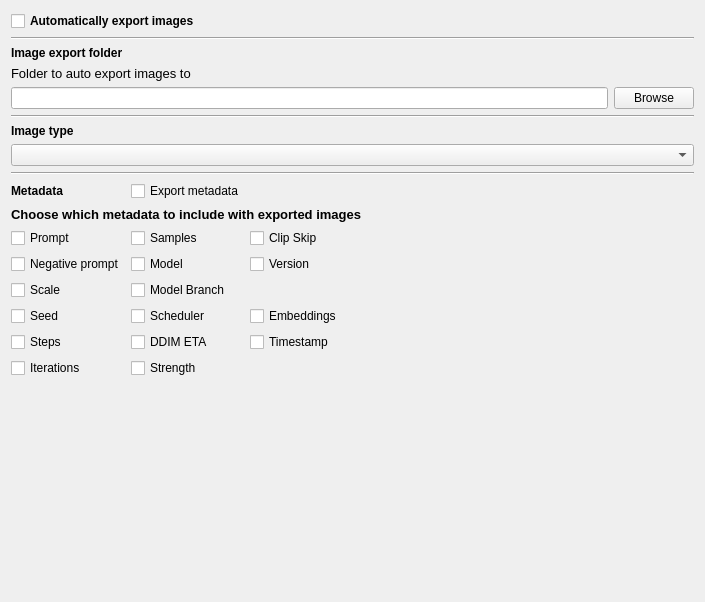
<?xml version="1.0" encoding="UTF-8"?>
<ui version="4.0">
 <class>export_preferences</class>
 <widget class="QWidget" name="export_preferences">
  <property name="geometry">
   <rect>
    <x>0</x>
    <y>0</y>
    <width>705</width>
    <height>602</height>
   </rect>
  </property>
  <property name="windowTitle">
   <string>Form</string>
  </property>
  <layout class="QGridLayout" name="gridLayout_2">
   <item row="0" column="0">
    <widget class="QCheckBox" name="actionAuto_export_images">
     <property name="font">
      <font>
       <bold>true</bold>
      </font>
     </property>
     <property name="text">
      <string>Automatically export images</string>
     </property>
    </widget>
   </item>
   <item row="1" column="0" colspan="2">
    <widget class="Line" name="line">
     <property name="orientation">
      <enum>Qt::Orientation::Horizontal</enum>
     </property>
    </widget>
   </item>
   <item row="2" column="0">
    <widget class="QLabel" name="label">
     <property name="font">
      <font>
       <bold>true</bold>
      </font>
     </property>
     <property name="text">
      <string>Image export folder</string>
     </property>
    </widget>
   </item>
   <item row="3" column="0">
    <widget class="QLabel" name="label_2">
     <property name="font">
      <font>
       <pointsize>10</pointsize>
      </font>
     </property>
     <property name="text">
      <string>Folder to auto export images to</string>
     </property>
    </widget>
   </item>
   <item row="4" column="0">
    <widget class="QLineEdit" name="image_path"/>
   </item>
   <item row="4" column="1">
    <widget class="QPushButton" name="image_path_browse_button">
     <property name="text">
      <string>Browse</string>
     </property>
    </widget>
   </item>
   <item row="5" column="0" colspan="2">
    <widget class="Line" name="line_3">
     <property name="orientation">
      <enum>Qt::Orientation::Horizontal</enum>
     </property>
    </widget>
   </item>
   <item row="6" column="0">
    <widget class="QLabel" name="label_5">
     <property name="font">
      <font>
       <bold>true</bold>
      </font>
     </property>
     <property name="text">
      <string>Image type</string>
     </property>
    </widget>
   </item>
   <item row="8" column="0" colspan="2">
    <widget class="Line" name="line_2">
     <property name="orientation">
      <enum>Qt::Orientation::Horizontal</enum>
     </property>
    </widget>
   </item>
   <item row="9" column="0" colspan="2">
    <layout class="QGridLayout" name="gridLayout">
     <item row="7" column="0">
      <widget class="QCheckBox" name="metadata_iterations">
       <property name="text">
        <string>Iterations</string>
       </property>
      </widget>
     </item>
     <item row="4" column="1">
      <widget class="QCheckBox" name="metadata_model_branch">
       <property name="text">
        <string>Model Branch</string>
       </property>
      </widget>
     </item>
     <item row="5" column="0">
      <widget class="QCheckBox" name="metadata_seed">
       <property name="text">
        <string>Seed</string>
       </property>
      </widget>
     </item>
     <item row="3" column="1">
      <widget class="QCheckBox" name="metadata_model">
       <property name="text">
        <string>Model</string>
       </property>
      </widget>
     </item>
     <item row="0" column="0">
      <widget class="QLabel" name="label_3">
       <property name="font">
        <font>
         <bold>true</bold>
        </font>
       </property>
       <property name="text">
        <string>Metadata</string>
       </property>
      </widget>
     </item>
     <item row="5" column="1">
      <widget class="QCheckBox" name="metadata_scheduler">
       <property name="text">
        <string>Scheduler</string>
       </property>
      </widget>
     </item>
     <item row="0" column="1">
      <widget class="QCheckBox" name="export_metadata">
       <property name="toolTip">
        <string>&lt;html&gt;&lt;head/&gt;&lt;body&gt;&lt;p&gt;Export metadata along with images. &lt;/p&gt;&lt;p&gt;Only works with PNG files.&lt;/p&gt;&lt;/body&gt;&lt;/html&gt;</string>
       </property>
       <property name="text">
        <string>Export metadata</string>
       </property>
      </widget>
     </item>
     <item row="2" column="1">
      <widget class="QCheckBox" name="metadata_samples">
       <property name="text">
        <string>Samples</string>
       </property>
      </widget>
     </item>
     <item row="8" column="0">
      <spacer name="verticalSpacer">
       <property name="orientation">
        <enum>Qt::Orientation::Vertical</enum>
       </property>
       <property name="sizeHint" stdset="0">
        <size>
         <width>17</width>
         <height>37</height>
        </size>
       </property>
      </spacer>
     </item>
     <item row="4" column="0">
      <widget class="QCheckBox" name="metadata_scale">
       <property name="text">
        <string>Scale</string>
       </property>
      </widget>
     </item>
     <item row="3" column="0">
      <widget class="QCheckBox" name="metadata_negative_prompt">
       <property name="text">
        <string>Negative prompt</string>
       </property>
      </widget>
     </item>
     <item row="6" column="1">
      <widget class="QCheckBox" name="metadata_ddim_eta">
       <property name="text">
        <string>DDIM ETA</string>
       </property>
      </widget>
     </item>
     <item row="2" column="0">
      <widget class="QCheckBox" name="metadata_prompt">
       <property name="text">
        <string>Prompt</string>
       </property>
      </widget>
     </item>
     <item row="6" column="0">
      <widget class="QCheckBox" name="metadata_steps">
       <property name="text">
        <string>Steps</string>
       </property>
      </widget>
     </item>
     <item row="0" column="2">
      <spacer name="horizontalSpacer">
       <property name="orientation">
        <enum>Qt::Orientation::Horizontal</enum>
       </property>
       <property name="sizeHint" stdset="0">
        <size>
         <width>40</width>
         <height>20</height>
        </size>
       </property>
      </spacer>
     </item>
     <item row="2" column="2">
      <widget class="QCheckBox" name="metadata_clip_skip">
       <property name="text">
        <string>Clip Skip</string>
       </property>
      </widget>
     </item>
     <item row="3" column="2">
      <widget class="QCheckBox" name="metadata_version">
       <property name="text">
        <string>Version</string>
       </property>
      </widget>
     </item>
     <item row="5" column="2">
      <widget class="QCheckBox" name="metadata_embeddings">
       <property name="text">
        <string>Embeddings</string>
       </property>
      </widget>
     </item>
     <item row="6" column="2">
      <widget class="QCheckBox" name="metadata_timestamp">
       <property name="text">
        <string>Timestamp</string>
       </property>
      </widget>
     </item>
     <item row="7" column="1">
      <widget class="QCheckBox" name="metadata_strength">
       <property name="text">
        <string>Strength</string>
       </property>
      </widget>
     </item>
     <item row="1" column="0" colspan="3">
      <widget class="QLabel" name="label_4">
       <property name="font">
        <font>
         <pointsize>10</pointsize>
         <bold>true</bold>
        </font>
       </property>
       <property name="text">
        <string>Choose which metadata to include with exported images</string>
       </property>
      </widget>
     </item>
    </layout>
   </item>
   <item row="7" column="0" colspan="2">
    <widget class="QComboBox" name="image_type_dropdown"/>
   </item>
  </layout>
 </widget>
 <resources/>
 <connections>
  <connection>
   <sender>actionAuto_export_images</sender>
   <signal>toggled(bool)</signal>
   <receiver>export_preferences</receiver>
   <slot>action_toggle_automatically_export_images(bool)</slot>
   <hints>
    <hint type="sourcelabel">
     <x>70</x>
     <y>24</y>
    </hint>
    <hint type="destinationlabel">
     <x>80</x>
     <y>0</y>
    </hint>
   </hints>
  </connection>
  <connection>
   <sender>image_path</sender>
   <signal>textEdited(QString)</signal>
   <receiver>export_preferences</receiver>
   <slot>image_export_path_text_edited(QString)</slot>
   <hints>
    <hint type="sourcelabel">
     <x>203</x>
     <y>106</y>
    </hint>
    <hint type="destinationlabel">
     <x>13</x>
     <y>0</y>
    </hint>
   </hints>
  </connection>
  <connection>
   <sender>image_path_browse_button</sender>
   <signal>clicked()</signal>
   <receiver>export_preferences</receiver>
   <slot>action_clicked_button_browse()</slot>
   <hints>
    <hint type="sourcelabel">
     <x>695</x>
     <y>115</y>
    </hint>
    <hint type="destinationlabel">
     <x>343</x>
     <y>3</y>
    </hint>
   </hints>
  </connection>
  <connection>
   <sender>image_type_dropdown</sender>
   <signal>currentTextChanged(QString)</signal>
   <receiver>export_preferences</receiver>
   <slot>action_image_type_text_changed(QString)</slot>
   <hints>
    <hint type="sourcelabel">
     <x>102</x>
     <y>170</y>
    </hint>
    <hint type="destinationlabel">
     <x>71</x>
     <y>0</y>
    </hint>
   </hints>
  </connection>
  <connection>
   <sender>export_metadata</sender>
   <signal>toggled(bool)</signal>
   <receiver>export_preferences</receiver>
   <slot>action_toggled_export_metadata(bool)</slot>
   <hints>
    <hint type="sourcelabel">
     <x>320</x>
     <y>208</y>
    </hint>
    <hint type="destinationlabel">
     <x>396</x>
     <y>0</y>
    </hint>
   </hints>
  </connection>
  <connection>
   <sender>metadata_prompt</sender>
   <signal>toggled(bool)</signal>
   <receiver>export_preferences</receiver>
   <slot>action_toggled_prompt(bool)</slot>
   <hints>
    <hint type="sourcelabel">
     <x>53</x>
     <y>255</y>
    </hint>
    <hint type="destinationlabel">
     <x>54</x>
     <y>0</y>
    </hint>
   </hints>
  </connection>
  <connection>
   <sender>metadata_negative_prompt</sender>
   <signal>toggled(bool)</signal>
   <receiver>export_preferences</receiver>
   <slot>action_toggled_negative_prompt(bool)</slot>
   <hints>
    <hint type="sourcelabel">
     <x>148</x>
     <y>288</y>
    </hint>
    <hint type="destinationlabel">
     <x>112</x>
     <y>5</y>
    </hint>
   </hints>
  </connection>
  <connection>
   <sender>metadata_scale</sender>
   <signal>toggled(bool)</signal>
   <receiver>export_preferences</receiver>
   <slot>action_toggled_scale(bool)</slot>
   <hints>
    <hint type="sourcelabel">
     <x>29</x>
     <y>317</y>
    </hint>
    <hint type="destinationlabel">
     <x>1</x>
     <y>33</y>
    </hint>
   </hints>
  </connection>
  <connection>
   <sender>metadata_seed</sender>
   <signal>toggled(bool)</signal>
   <receiver>export_preferences</receiver>
   <slot>action_toggled_seed(bool)</slot>
   <hints>
    <hint type="sourcelabel">
     <x>51</x>
     <y>345</y>
    </hint>
    <hint type="destinationlabel">
     <x>0</x>
     <y>209</y>
    </hint>
   </hints>
  </connection>
  <connection>
   <sender>metadata_steps</sender>
   <signal>toggled(bool)</signal>
   <receiver>export_preferences</receiver>
   <slot>action_toggled_steps(bool)</slot>
   <hints>
    <hint type="sourcelabel">
     <x>86</x>
     <y>371</y>
    </hint>
    <hint type="destinationlabel">
     <x>0</x>
     <y>114</y>
    </hint>
   </hints>
  </connection>
  <connection>
   <sender>metadata_iterations</sender>
   <signal>toggled(bool)</signal>
   <receiver>export_preferences</receiver>
   <slot>action_toggled_iterations(bool)</slot>
   <hints>
    <hint type="sourcelabel">
     <x>75</x>
     <y>398</y>
    </hint>
    <hint type="destinationlabel">
     <x>0</x>
     <y>146</y>
    </hint>
   </hints>
  </connection>
  <connection>
   <sender>metadata_samples</sender>
   <signal>toggled(bool)</signal>
   <receiver>export_preferences</receiver>
   <slot>action_toggled_samples(bool)</slot>
   <hints>
    <hint type="sourcelabel">
     <x>255</x>
     <y>258</y>
    </hint>
    <hint type="destinationlabel">
     <x>446</x>
     <y>24</y>
    </hint>
   </hints>
  </connection>
  <connection>
   <sender>metadata_model</sender>
   <signal>toggled(bool)</signal>
   <receiver>export_preferences</receiver>
   <slot>action_toggled_model(bool)</slot>
   <hints>
    <hint type="sourcelabel">
     <x>231</x>
     <y>286</y>
    </hint>
    <hint type="destinationlabel">
     <x>373</x>
     <y>15</y>
    </hint>
   </hints>
  </connection>
  <connection>
   <sender>metadata_model_branch</sender>
   <signal>toggled(bool)</signal>
   <receiver>export_preferences</receiver>
   <slot>action_toggled_model_branch(bool)</slot>
   <hints>
    <hint type="sourcelabel">
     <x>295</x>
     <y>317</y>
    </hint>
    <hint type="destinationlabel">
     <x>450</x>
     <y>190</y>
    </hint>
   </hints>
  </connection>
  <connection>
   <sender>metadata_scheduler</sender>
   <signal>toggled(bool)</signal>
   <receiver>export_preferences</receiver>
   <slot>action_toggled_scheduler(bool)</slot>
   <hints>
    <hint type="sourcelabel">
     <x>264</x>
     <y>349</y>
    </hint>
    <hint type="destinationlabel">
     <x>449</x>
     <y>240</y>
    </hint>
   </hints>
  </connection>
  <connection>
   <sender>metadata_ddim_eta</sender>
   <signal>toggled(bool)</signal>
   <receiver>export_preferences</receiver>
   <slot>action_toggled_ddim(bool)</slot>
   <hints>
    <hint type="sourcelabel">
     <x>220</x>
     <y>369</y>
    </hint>
    <hint type="destinationlabel">
     <x>454</x>
     <y>275</y>
    </hint>
   </hints>
  </connection>
  <connection>
   <sender>metadata_strength</sender>
   <signal>toggled(bool)</signal>
   <receiver>export_preferences</receiver>
   <slot>action_toggled_strength(bool)</slot>
   <hints>
    <hint type="sourcelabel">
     <x>247</x>
     <y>400</y>
    </hint>
    <hint type="destinationlabel">
     <x>0</x>
     <y>362</y>
    </hint>
   </hints>
  </connection>
  <connection>
   <sender>metadata_clip_skip</sender>
   <signal>toggled(bool)</signal>
   <receiver>export_preferences</receiver>
   <slot>action_toggled_clip_skip(bool)</slot>
   <hints>
    <hint type="sourcelabel">
     <x>409</x>
     <y>252</y>
    </hint>
    <hint type="destinationlabel">
     <x>-4</x>
     <y>239</y>
    </hint>
   </hints>
  </connection>
  <connection>
   <sender>metadata_version</sender>
   <signal>toggled(bool)</signal>
   <receiver>export_preferences</receiver>
   <slot>action_toggled_version(bool)</slot>
   <hints>
    <hint type="sourcelabel">
     <x>393</x>
     <y>290</y>
    </hint>
    <hint type="destinationlabel">
     <x>0</x>
     <y>283</y>
    </hint>
   </hints>
  </connection>
  <connection>
   <sender>metadata_embeddings</sender>
   <signal>toggled(bool)</signal>
   <receiver>export_preferences</receiver>
   <slot>action_toggled_embeddings(bool)</slot>
   <hints>
    <hint type="sourcelabel">
     <x>441</x>
     <y>350</y>
    </hint>
    <hint type="destinationlabel">
     <x>0</x>
     <y>402</y>
    </hint>
   </hints>
  </connection>
  <connection>
   <sender>metadata_timestamp</sender>
   <signal>toggled(bool)</signal>
   <receiver>export_preferences</receiver>
   <slot>action_toggled_timestamp(bool)</slot>
   <hints>
    <hint type="sourcelabel">
     <x>399</x>
     <y>365</y>
    </hint>
    <hint type="destinationlabel">
     <x>0</x>
     <y>451</y>
    </hint>
   </hints>
  </connection>
 </connections>
 <slots>
  <slot>action_toggle_automatically_export_images(bool)</slot>
  <slot>image_export_path_text_edited(QString)</slot>
  <slot>action_clicked_button_browse()</slot>
  <slot>action_image_type_text_changed(QString)</slot>
  <slot>action_toggled_export_metadata(bool)</slot>
  <slot>action_toggled_prompt(bool)</slot>
  <slot>action_toggled_negative_prompt(bool)</slot>
  <slot>action_toggled_scale(bool)</slot>
  <slot>action_toggled_seed(bool)</slot>
  <slot>action_toggled_steps(bool)</slot>
  <slot>action_toggled_iterations(bool)</slot>
  <slot>action_toggled_model(bool)</slot>
  <slot>action_toggled_model_branch(bool)</slot>
  <slot>action_toggled_scheduler(bool)</slot>
  <slot>action_toggled_samples(bool)</slot>
  <slot>action_toggled_ddim(bool)</slot>
  <slot>action_toggled_strength(bool)</slot>
  <slot>action_toggled_clip_skip(bool)</slot>
  <slot>action_toggled_version(bool)</slot>
  <slot>action_toggled_embeddings(bool)</slot>
  <slot>action_toggled_timestamp(bool)</slot>
 </slots>
</ui>
